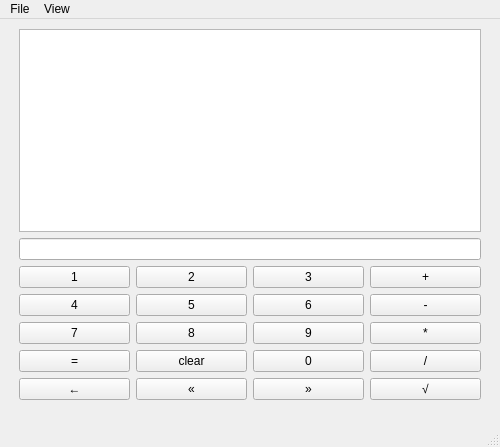
<?xml version="1.0" encoding="UTF-8"?>
<ui version="4.0">
 <class>MainWindow</class>
 <widget class="QMainWindow" name="MainWindow">
  <property name="geometry">
   <rect>
    <x>0</x>
    <y>0</y>
    <width>500</width>
    <height>447</height>
   </rect>
  </property>
  <property name="windowTitle">
   <string>spycalc v0.1.1</string>
  </property>
  <widget class="QWidget" name="centralwidget">
   <widget class="QWidget" name="verticalLayoutWidget">
    <property name="geometry">
     <rect>
      <x>19</x>
      <y>10</y>
      <width>462</width>
      <height>371</height>
     </rect>
    </property>
    <layout class="QVBoxLayout" name="verticalLayout">
     <item>
      <widget class="QListWidget" name="prev_out"/>
     </item>
     <item>
      <widget class="QLineEdit" name="current_equ"/>
     </item>
     <item>
      <layout class="QGridLayout" name="gridLayout">
       <item row="0" column="1">
        <widget class="QPushButton" name="two">
         <property name="text">
          <string>2</string>
         </property>
        </widget>
       </item>
       <item row="0" column="3">
        <widget class="QPushButton" name="add">
         <property name="text">
          <string>+</string>
         </property>
        </widget>
       </item>
       <item row="0" column="0">
        <widget class="QPushButton" name="one">
         <property name="text">
          <string>1</string>
         </property>
        </widget>
       </item>
       <item row="1" column="2">
        <widget class="QPushButton" name="six">
         <property name="text">
          <string>6</string>
         </property>
        </widget>
       </item>
       <item row="1" column="1">
        <widget class="QPushButton" name="five">
         <property name="text">
          <string>5</string>
         </property>
        </widget>
       </item>
       <item row="2" column="0">
        <widget class="QPushButton" name="seven">
         <property name="text">
          <string>7</string>
         </property>
        </widget>
       </item>
       <item row="1" column="0">
        <widget class="QPushButton" name="four">
         <property name="text">
          <string>4</string>
         </property>
        </widget>
       </item>
       <item row="2" column="1">
        <widget class="QPushButton" name="eight">
         <property name="text">
          <string>8</string>
         </property>
        </widget>
       </item>
       <item row="3" column="3">
        <widget class="QPushButton" name="div">
         <property name="text">
          <string>/</string>
         </property>
        </widget>
       </item>
       <item row="3" column="0">
        <widget class="QPushButton" name="equ">
         <property name="text">
          <string>=</string>
         </property>
        </widget>
       </item>
       <item row="2" column="2">
        <widget class="QPushButton" name="nine">
         <property name="text">
          <string>9</string>
         </property>
        </widget>
       </item>
       <item row="0" column="2">
        <widget class="QPushButton" name="three">
         <property name="text">
          <string>3</string>
         </property>
        </widget>
       </item>
       <item row="2" column="3">
        <widget class="QPushButton" name="mul">
         <property name="text">
          <string>*</string>
         </property>
        </widget>
       </item>
       <item row="3" column="1">
        <widget class="QPushButton" name="clear">
         <property name="text">
          <string>clear</string>
         </property>
        </widget>
       </item>
       <item row="1" column="3">
        <widget class="QPushButton" name="min">
         <property name="text">
          <string>-</string>
         </property>
        </widget>
       </item>
       <item row="3" column="2">
        <widget class="QPushButton" name="zero">
         <property name="text">
          <string>0</string>
         </property>
        </widget>
       </item>
       <item row="4" column="0">
        <widget class="QPushButton" name="back">
         <property name="text">
          <string>←</string>
         </property>
        </widget>
       </item>
       <item row="4" column="1">
        <widget class="QPushButton" name="prev">
         <property name="text">
          <string>«</string>
         </property>
        </widget>
       </item>
       <item row="4" column="2">
        <widget class="QPushButton" name="next">
         <property name="text">
          <string>»</string>
         </property>
        </widget>
       </item>
       <item row="4" column="3">
        <widget class="QPushButton" name="sqrt">
         <property name="text">
          <string>√</string>
         </property>
        </widget>
       </item>
      </layout>
     </item>
    </layout>
   </widget>
  </widget>
  <widget class="QMenuBar" name="menubar">
   <property name="geometry">
    <rect>
     <x>0</x>
     <y>0</y>
     <width>500</width>
     <height>36</height>
    </rect>
   </property>
   <widget class="QMenu" name="menuFile">
    <property name="title">
     <string>File</string>
    </property>
    <addaction name="action_Help"/>
    <addaction name="action_Exit"/>
    <addaction name="action_Update"/>
   </widget>
   <widget class="QMenu" name="menuView">
    <property name="title">
     <string>View</string>
    </property>
    <addaction name="actionLoaded_Scripts"/>
   </widget>
   <addaction name="menuFile"/>
   <addaction name="menuView"/>
  </widget>
  <widget class="QStatusBar" name="statusbar"/>
  <action name="action_Help">
   <property name="text">
    <string>&amp;Help</string>
   </property>
  </action>
  <action name="action_exit">
   <property name="text">
    <string>&amp;exit</string>
   </property>
  </action>
  <action name="action_Exit">
   <property name="text">
    <string>&amp;Exit</string>
   </property>
  </action>
  <action name="actionLoaded_Scripts">
   <property name="text">
    <string>Loaded Scripts</string>
   </property>
  </action>
  <action name="action_Update">
   <property name="text">
    <string>&amp;Update</string>
   </property>
  </action>
 </widget>
 <resources/>
 <connections/>
</ui>
